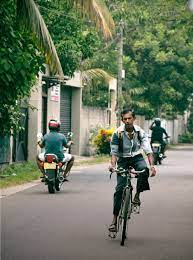
#> input picture Object_detection_mobilenet/man with.jpeg, 193 x 260 px, given in place of video.mp4, which was not available
$ python vehicle_counter.py
#> lines starting #> are read from the running program, lines starting #| are printed output that depends on the picture; after the words box and inside, x2 and y2 are one past the last pixel; in counts of white or black regions, pixels touching at a corner belong together; pictures that were not available may be replaced by others from this repository, and a replacement may not be noted
import cv2
import numpy as np
cap=cv2.VideoCapture('video.mp4')

# line position

count_line_position=550

# min height and witdh of bounding box
min_witdh_rect=80
min_height_rect=80
# initialize the algorithm for subtractor

algo=cv2.createBackgroundSubtractorMOG2()


def center_handle(x,y,w,h):
    x1=int(w/2)
    y1=int(h/2)
    cx=x+x1
    cy=y+y1

    return cx,cy


detect=[]

offset=6

counter=0


while True:
    ret,frame=cap.read()
#> frame is the input picture: shape (260, 193, 3); mean B, G, R 98.5, 119.5, 108.6

    # write here
    grey=cv2.cvtColor(frame,cv2.COLOR_BGR2GRAY)
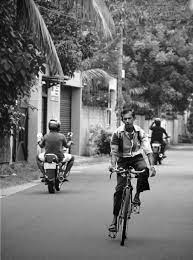
#> grey: shape (260, 193); min 0, max 255, mean 113.8
    blur=cv2.GaussianBlur(grey,(3,3),5)
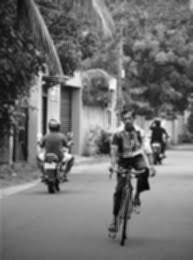
#> blur: shape (260, 193); min 4, max 248, mean 113.8

    # apply algo on each frame

    img_sub=algo.apply(blur)
#> img_sub: shape (260, 193); every value is 127

    dilat=cv2.dilate(img_sub,np.ones((3,3)))

    kernel=cv2.getStructuringElement(cv2.MORPH_ELLIPSE,(2,2))

    dilatada=cv2.morphologyEx(dilat,cv2.MORPH_CLOSE,kernel)
    dilatada=cv2.morphologyEx(dilatada,cv2.MORPH_CLOSE,kernel)

    contour_shape,h=cv2.findContours(dilatada,cv2.RETR_TREE,cv2.CHAIN_APPROX_SIMPLE)
#> contour_shape = [[[0, 0], [0, 259], [192, 259], [192, 0]]]; h = [[-1, -1, -1, -1]]


    # draw the line

    cv2.line(frame,(25,count_line_position),(1200,count_line_position),(0,255,0),3)


    # draw rectangle

    for (i,c) in enumerate(contour_shape):
        (x,y,w,h)=cv2.boundingRect(c)

        validate_counter=(w>=min_witdh_rect) and (h>=min_height_rect)

        if not validate_counter:
            continue
        cv2.rectangle(frame,(x,y),(x+w,y+h),(0,0,255),2)
        cv2.putText(frame,"Vehicle Counter: "+str(counter),(x,y-20),cv2.FONT_HERSHEY_SIMPLEX,1,(0,0,255),5)

        center=center_handle(x,y,w,h)

        detect.append(center)

        cv2.circle(frame,center,4,(0,0,255),-1)

        # to count the number of cars

        for (x,y) in detect:
            if y<(count_line_position+offset) and y>(count_line_position-offset):
                counter+=1

                cv2.line(frame,(25,count_line_position),(1200,count_line_position),(0,255,172),3)

                detect.remove((x,y))

                print('Vehicle Counter:'+str(counter))
#> this loop made 1 pass
#> (c, w, h, validate_counter, x1 in center_handle, y1 in center_handle) on pass 1: ([[0, 0], [0, 259], [192, 259], [192, 0]], 193, 260, True, 96, 130)
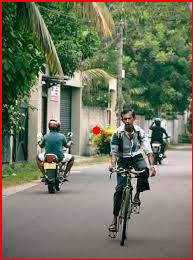
#> frame: shape (260, 193, 3); 2.79% of pixels changed, all inside (x1, y1, x2, y2) = (0, 0, 193, 260)
#> after the loop, counter = 0; detect = [(96, 130)]

    cv2.putText(frame,"Vehicle Counter: "+str(counter),(450,70),cv2.FONT_HERSHEY_SIMPLEX,2,(0,0,255),5)


#     cv2.imshow('Video Original',dilatada)

    cv2.imshow('Video Original',frame)

    if cv2.waitKey(1)==13:
#> (key Esc is pressed here)
        break

cv2.destroyAllWindows()
#> (the run stopped early here; a loop or call above may not have finished)
